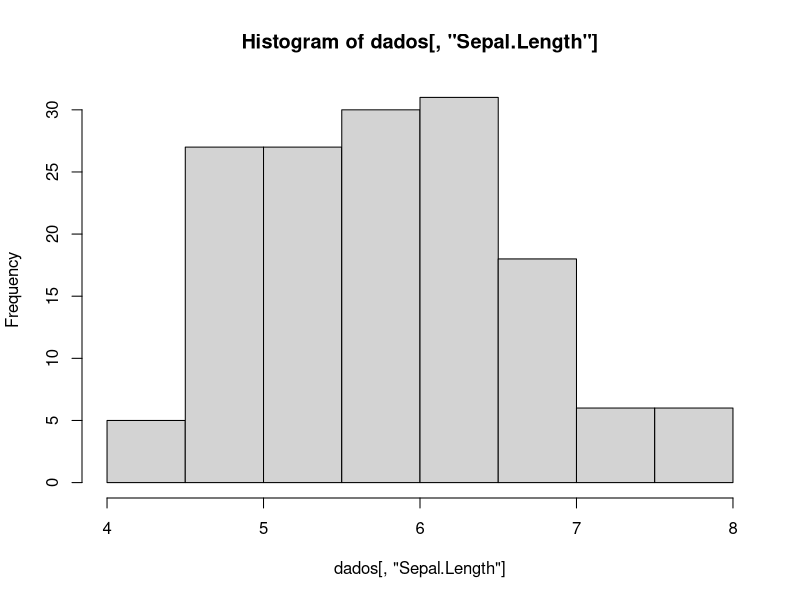
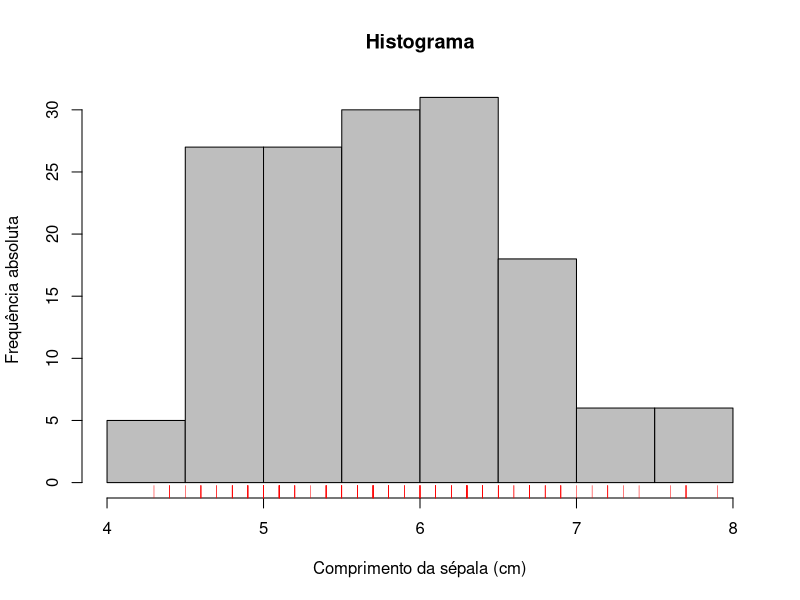

Here is the R script that generated these plots, in order:
## ---- chunk 1
dados <- read.table(file = "data/iris.csv", dec = ",", header = TRUE)
str(dados)
## ---- chunk 2
hist(dados[, "Sepal.Length"])
## ---- chunk 3
hist(dados[, "Sepal.Length"],
     main = "Histograma",
     xlab = "Comprimento da sépala (cm)",
     ylab = "Frequência absoluta",
     col = "gray")
rug(dados[, "Sepal.Length"], col = "red")
